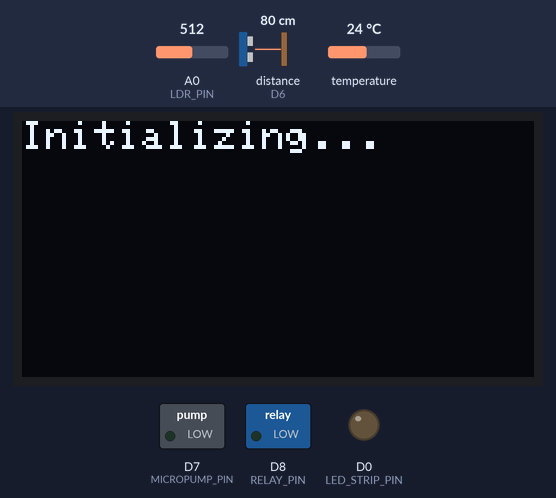
This sketch was run on a simulated ESP8266 (NodeMCU). Shown: 128×64 one-colour display, switched loads named in the sketch (green lamp = pin HIGH), output pins drawn as LEDs (lit = HIGH). The inputs (shaded band) are chosen by the test bench; at power-on: A0 (LDR_PIN) = 512, distance to the obstacle (sensor on D6) 80 cm, temperature 24 °C. The echo pulse lasts 58.3 µs per cm; WiFi joins after 1.5 s; servers stay silent unless stated; pins used as bus, display or sensor lines are not drawn; what the sketch prints to the serial monitor is not drawn.

Above: at 1.9 s.
At 7.0 s:
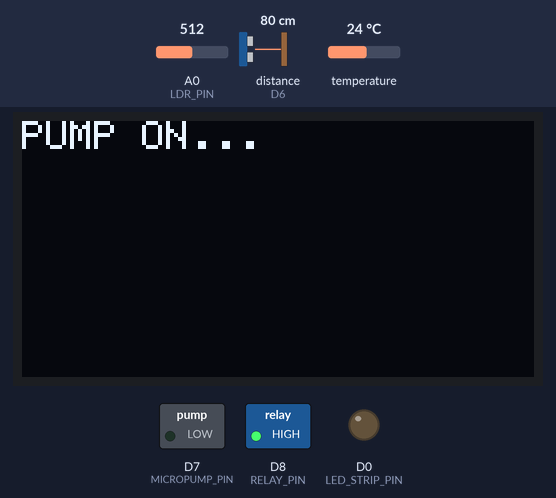
At 67.0 s:
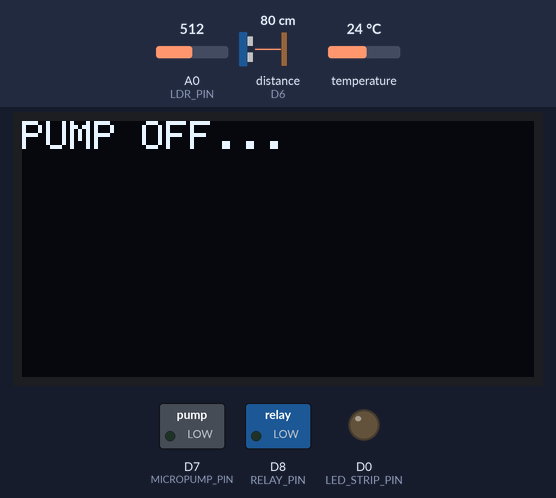
At 123.2 s:
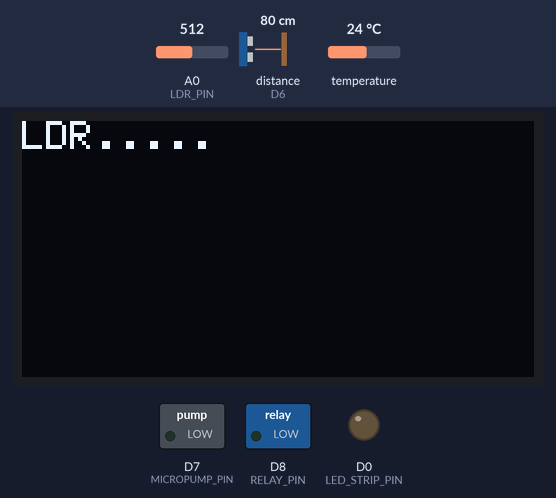
Timing chart, 0 to 124.7 s (numbered marks = the images above):
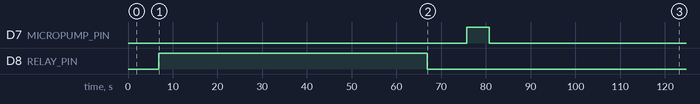

The sketch:

Hydropoics_Main.ino
```cpp
#include <ESP8266WiFi.h>
#include <Wire.h>
#include <Adafruit_SSD1306.h>
#include <OneWire.h>
#include <DallasTemperature.h>
#include <BlynkSimpleEsp8266.h>

// Pin definitions
#define RELAY_PIN D8
#define LED_STRIP_PIN D0
#define LDR_PIN A0
#define TEMP_SENSOR_PIN D3
#define TDS_SENSOR_PIN D4
#define TRIGGER_PIN D5
#define ECHO_PIN D6
#define MICROPUMP_PIN D7
//Blynk IOT
#define BLYNK_TEMPLATE_ID "       " // Add your BLYNK_TEMPLATE_ID
#define BLYNK_TEMPLATE_NAME "     " // Add your BLYNK_TEMPLATE_NAME

char auth[] = "         "; // Add your Authentication ID
char ssid[] = "      "; // Add Your Wifi SSID
char pass[] = "     "; // Add your Wifi password

namespace device {
  float aref = 4.1;
}

namespace sensor {
  float ec = 0;
  unsigned int tds = 0;
  float waterTemp = 0;
  float ecCalibration = 0.5;
}
// Sensor objects
OneWire oneWire(TEMP_SENSOR_PIN);
DallasTemperature tempSensor(&oneWire);
float tempCelsius;
float tempFahrenheit;

// OLED display object
Adafruit_SSD1306 display(128, 64, &Wire, -1);

//Nutrients value
int NutrientsValue;

// Function prototypes
void turnOnWaterPump();
void turnOffWaterPump();
void turnOnLEDStrip();
void turnOffLEDStrip();
float readTemperature();
float convertToFahrenheit(float celsius);
float readTDS();
float readWaterLevel();
void addNutrients();

  // This function will be called when the device initially connects to the Blynk app
  BLYNK_CONNECTED() {
    // Synchronizes values on connection
    Blynk.syncVirtual(V0);
    Blynk.syncVirtual(V1);
    Blynk.syncVirtual(V2);
    Blynk.syncVirtual(V3);
    Blynk.syncVirtual(V4);
    Blynk.syncVirtual(V5);
    Blynk.syncVirtual(V6);
    Blynk.syncVirtual(V7);
  }

// Control Switch using Blynk
BLYNK_WRITE(V3) {   // called when the Water Pump switch widget changes state
  int state = param.asInt();
  if (state == HIGH) {
    turnOnWaterPump();
  } else {
    turnOffWaterPump();
  }
}

BLYNK_WRITE(V4) {   // called when the LED Lights switch widget changes state
  int state = param.asInt();
  if (state == HIGH) {
    turnOnLEDStrip();
  } else {
    turnOffLEDStrip();
  }
}

BLYNK_WRITE(V5) {   // called when the Nutrients Valve switch widget changes state
  int state = param.asInt();
  if (state == HIGH) {
    addNutrients();
  }
}

BLYNK_WRITE(V8) {
  NutrientsValue = param.asInt();
  Serial.print("Nutrients value: ");
  Serial.println(NutrientsValue);
}

void setup() {
  // Blynk connection
  Blynk.begin(auth, ssid, pass);

  // Initialize serial port
  Serial.begin(115200);

  // Initialize WiFi
  WiFi.begin(ssid, pass);
  while (WiFi.status() != WL_CONNECTED) {
    delay(1000);
    Serial.println("Connecting to WiFi...");
  }
  Serial.println("Connected to WiFi");

  WiFi.setSleepMode(WIFI_NONE_SLEEP);


  // Initialize pins
  pinMode(RELAY_PIN, OUTPUT);
  pinMode(LED_STRIP_PIN, OUTPUT);
  pinMode(MICROPUMP_PIN, OUTPUT);
  pinMode(TRIGGER_PIN, OUTPUT);
  pinMode(ECHO_PIN, INPUT);
  pinMode(TEMP_SENSOR_PIN, INPUT);
  pinMode(TDS_SENSOR_PIN, INPUT);

  // Initialize sensor objects
  tempSensor.begin();
  display.begin(SSD1306_SWITCHCAPVCC, 0x3C);

  // Display initialization message on OLED
  display.clearDisplay();
  display.setTextSize(1);
  display.setTextColor(WHITE);
  display.setCursor(0, 0);
  display.println("Initializing...");
  display.display();

  // Wait for 5 seconds to let the OLED display the message
  delay(5000);

}

void loop() {
   // Blynk.run()
   Blynk.run();
   // Turn on water pump
   turnOnWaterPump();

   display.clearDisplay();
   display.setTextSize(1);
   display.setTextColor(WHITE);
   display.setCursor(0, 0);
   display.println("PUMP ON...");
   display.display();

   Blynk.run();

   // Wait for 20 minutes
   delay(1*60*1000);

   // Turn off water pump and turn on relay
    turnOffWaterPump();

   display.clearDisplay();
   display.setTextSize(1);
   display.setTextColor(WHITE);
   display.setCursor(0, 0);
   display.println("PUMP OFF...");
   display.display();

   delay(3000);

   Blynk.run();

   // Read and display TDS, EC, and PPM
    float ppm = readTDS();
    float ec = ppm / 1000.0;
    float cf = ppm / 10.0;
    display.clearDisplay();
    display.setTextSize(1);
    display.setTextColor(WHITE);
    display.setCursor(0, 0);
    display.println("TDS/CF/EC:");
    display.setTextSize(2);
    display.setCursor(0, 10);
    display.print(ppm);
    display.print("ppm");
    display.setCursor(0, 30);
    display.print(cf);
    display.print("cF");
    display.setCursor(0, 50);
    display.print(ec);
    display.print("S/cm");
    display.display();
    delay(5000);

    // Check for electrical conductivity and add nutrients if necessary
    if (ppm < 1000.0) {
      digitalWrite(MICROPUMP_PIN, HIGH);  // Open solenoid valve to add nutrients
      delay(5000);  // Wait for nutrients to mix
      digitalWrite(MICROPUMP_PIN, LOW);  // Close solenoid valve
      // Read and display TDS, EC, and PPM
      float ppm = readTDS();
      float ec = ppm / 1000.0;
      float cf = ppm / 10.0;
      display.clearDisplay();
      display.setTextSize(1);
      display.setTextColor(WHITE);
      display.setCursor(0, 0);
      display.println("DONE");
      display.setTextSize(2);
      display.setCursor(0, 10);
      display.print(ppm);
      display.print("ppm");
      display.setCursor(0, 30);
      display.print(cf);
      display.print("cF");
      display.setCursor(0, 50);
      display.print(ec);
      display.print("S/cm");
      display.display();
      delay(25000);
    }

   // Check if water pump is turned off
    if (digitalRead(RELAY_PIN) == LOW) {

    // Read and display temperature
    tempCelsius = readTemperature();
    tempFahrenheit = convertToFahrenheit(tempCelsius);
    display.clearDisplay();
    display.setTextSize(1);
    display.setTextColor(WHITE);
    display.setCursor(0, 0);
    display.println("Temperature:");
    display.setTextSize(2);
    display.setCursor(0, 10);
    display.print(tempCelsius);
    display.print(" C");
    display.setCursor(0, 30);
    display.print(tempFahrenheit);
    display.print(" F");
    display.display();
    delay(5000);

    // Read and display water level
    float waterLevel = readWaterLevel();
    display.clearDisplay();
    display.setTextSize(1);
    display.setTextColor(WHITE);
    display.setCursor(0, 0);
    display.println("Water Level:");
    display.setTextSize(2);
    display.setCursor(0, 10);
    display.print(waterLevel);
    display.display();
    delay(5000);

    Blynk.run();

    //Gauge Widget configuration
    Blynk.virtualWrite(V0, readWaterLevel());    // update Water Level gauge widget
    Blynk.virtualWrite(V1, readTemperature());   // update Temperature gauge widget
    Blynk.virtualWrite(V2, ec);                  // update Nutrients EC Level gauge widget
    Blynk.virtualWrite(V6, cf);                 // update Nutrients CF Level gauge widget
    Blynk.virtualWrite(V7, ppm);               // update Nutrients in PPM gauge widget
    Blynk.run();
    delay(5000);

    display.clearDisplay();
    display.setTextSize(1);
    display.setTextColor(WHITE);
    display.setCursor(0, 0);
    display.println("LDR.....");
    display.display();

    for(int i=0 ;i<4;i++)
    {
    // Check for darkness and turn on LED strip
    int ldrValue = analogRead(LDR_PIN);

    if (ldrValue < 100) {  // Adjust this threshold based on your LDR reading in the dark
    digitalWrite(LED_STRIP_PIN, HIGH);  // Turn on the LED strip (assuming LED_STRIP_PIN is correct)
    display.clearDisplay();
    display.setTextSize(1);
    display.setTextColor(WHITE);
    display.setCursor(0, 0);
    display.println("LIGHTS ON...");
    display.display();
    } else {
     digitalWrite(LED_STRIP_PIN, LOW);  // Turn off the LED strip (assuming LED_STRIP_PIN is correct)
    }
    delay(10000);
    }

    Blynk.run();

    display.clearDisplay();
    display.setTextSize(1);
    display.setTextColor(WHITE);
    display.setCursor(0, 0);
    display.println("PUMP OFF...");
    display.display();

    // Wait for 15 minutes
    delay(1*60*1000);

    Blynk.run();

   }
}

void turnOnWaterPump() {
  digitalWrite(RELAY_PIN, HIGH);
}

void turnOffWaterPump() {
  digitalWrite(RELAY_PIN, LOW);
}

void turnOnLEDStrip() {
  digitalWrite(LED_STRIP_PIN, HIGH);
}

void turnOffLEDStrip() {
  digitalWrite(LED_STRIP_PIN, LOW);
}

float readTemperature() {
  tempSensor.requestTemperatures();
  return tempSensor.getTempCByIndex(0);
}

float convertToFahrenheit(float celsius) {
  return celsius * 1.8 + 32;
}

float readTDS() {
  tempSensor.requestTemperatures();
  sensor::waterTemp = tempSensor.getTempCByIndex(0);
  float rawEc = analogRead(TDS_SENSOR_PIN) * device::aref / 1024.0;
  float temperatureCoefficient = 1.0 + 0.02 * (sensor::waterTemp - 25.0);
  sensor::ec = (rawEc / temperatureCoefficient) * sensor::ecCalibration;
  sensor::tds = (133.42 * pow(sensor::ec, 3) - 255.86 * sensor::ec * sensor::ec + 857.39 * sensor::ec) * 0.5;
  return sensor::tds;
}

float readWaterLevel() {
  digitalWrite(TRIGGER_PIN, LOW);
  delayMicroseconds(2);
  digitalWrite(TRIGGER_PIN, HIGH);
  delayMicroseconds(10);
  digitalWrite(TRIGGER_PIN, LOW);
  long duration = pulseIn(ECHO_PIN, HIGH);
  float distance = duration * 0.034 / 2.0;
  float waterLevel = 35.0 - distance;
  if (waterLevel > 30.0) {
    waterLevel = 30.0;
  }
  if (waterLevel < 5.0) {
    waterLevel = 5.0;
  }
  return waterLevel;
}

void addNutrients() {
  digitalWrite(MICROPUMP_PIN, HIGH);  // Open solenoid valve to add nutrients
  delay(5000);  // Wait for nutrients to mix
  digitalWrite(MICROPUMP_PIN, LOW);  // Close solenoid valve
  // Read and display TDS, EC, and PPM
  float ppm = readTDS();
  float ec = ppm / 1000.0;
  float cf = ppm / 10.0;
  display.clearDisplay();
  display.setTextSize(1);
  display.setTextColor(WHITE);
  display.setCursor(0, 0);
  display.println("DONE");
  display.setTextSize(2);
  display.setCursor(0, 10);
  display.print(ppm);
  display.print("ppm");
  display.setCursor(0, 30);
  display.print(cf);
  display.print("cF");
  display.setCursor(0, 50);
  display.print(ec);
  display.print("S/cm");
  display.display();
  delay(25000);
}
```

Measured:
- by itself, D7 (MICROPUMP_PIN): LOW → HIGH at 75.7 s, → LOW 5.0 s later
- by itself, D8 (RELAY_PIN): LOW → HIGH at 6.9 s, → LOW 60.0 s later
- what the display in image 0 shows lasts 5.0 s, from 1.9 s to 6.9 s
- what the display in image 1 shows lasts 60.0 s, from 6.9 s to 66.9 s
- what the display in image 2 shows lasts 3.8 s, from 66.9 s to 70.7 s
